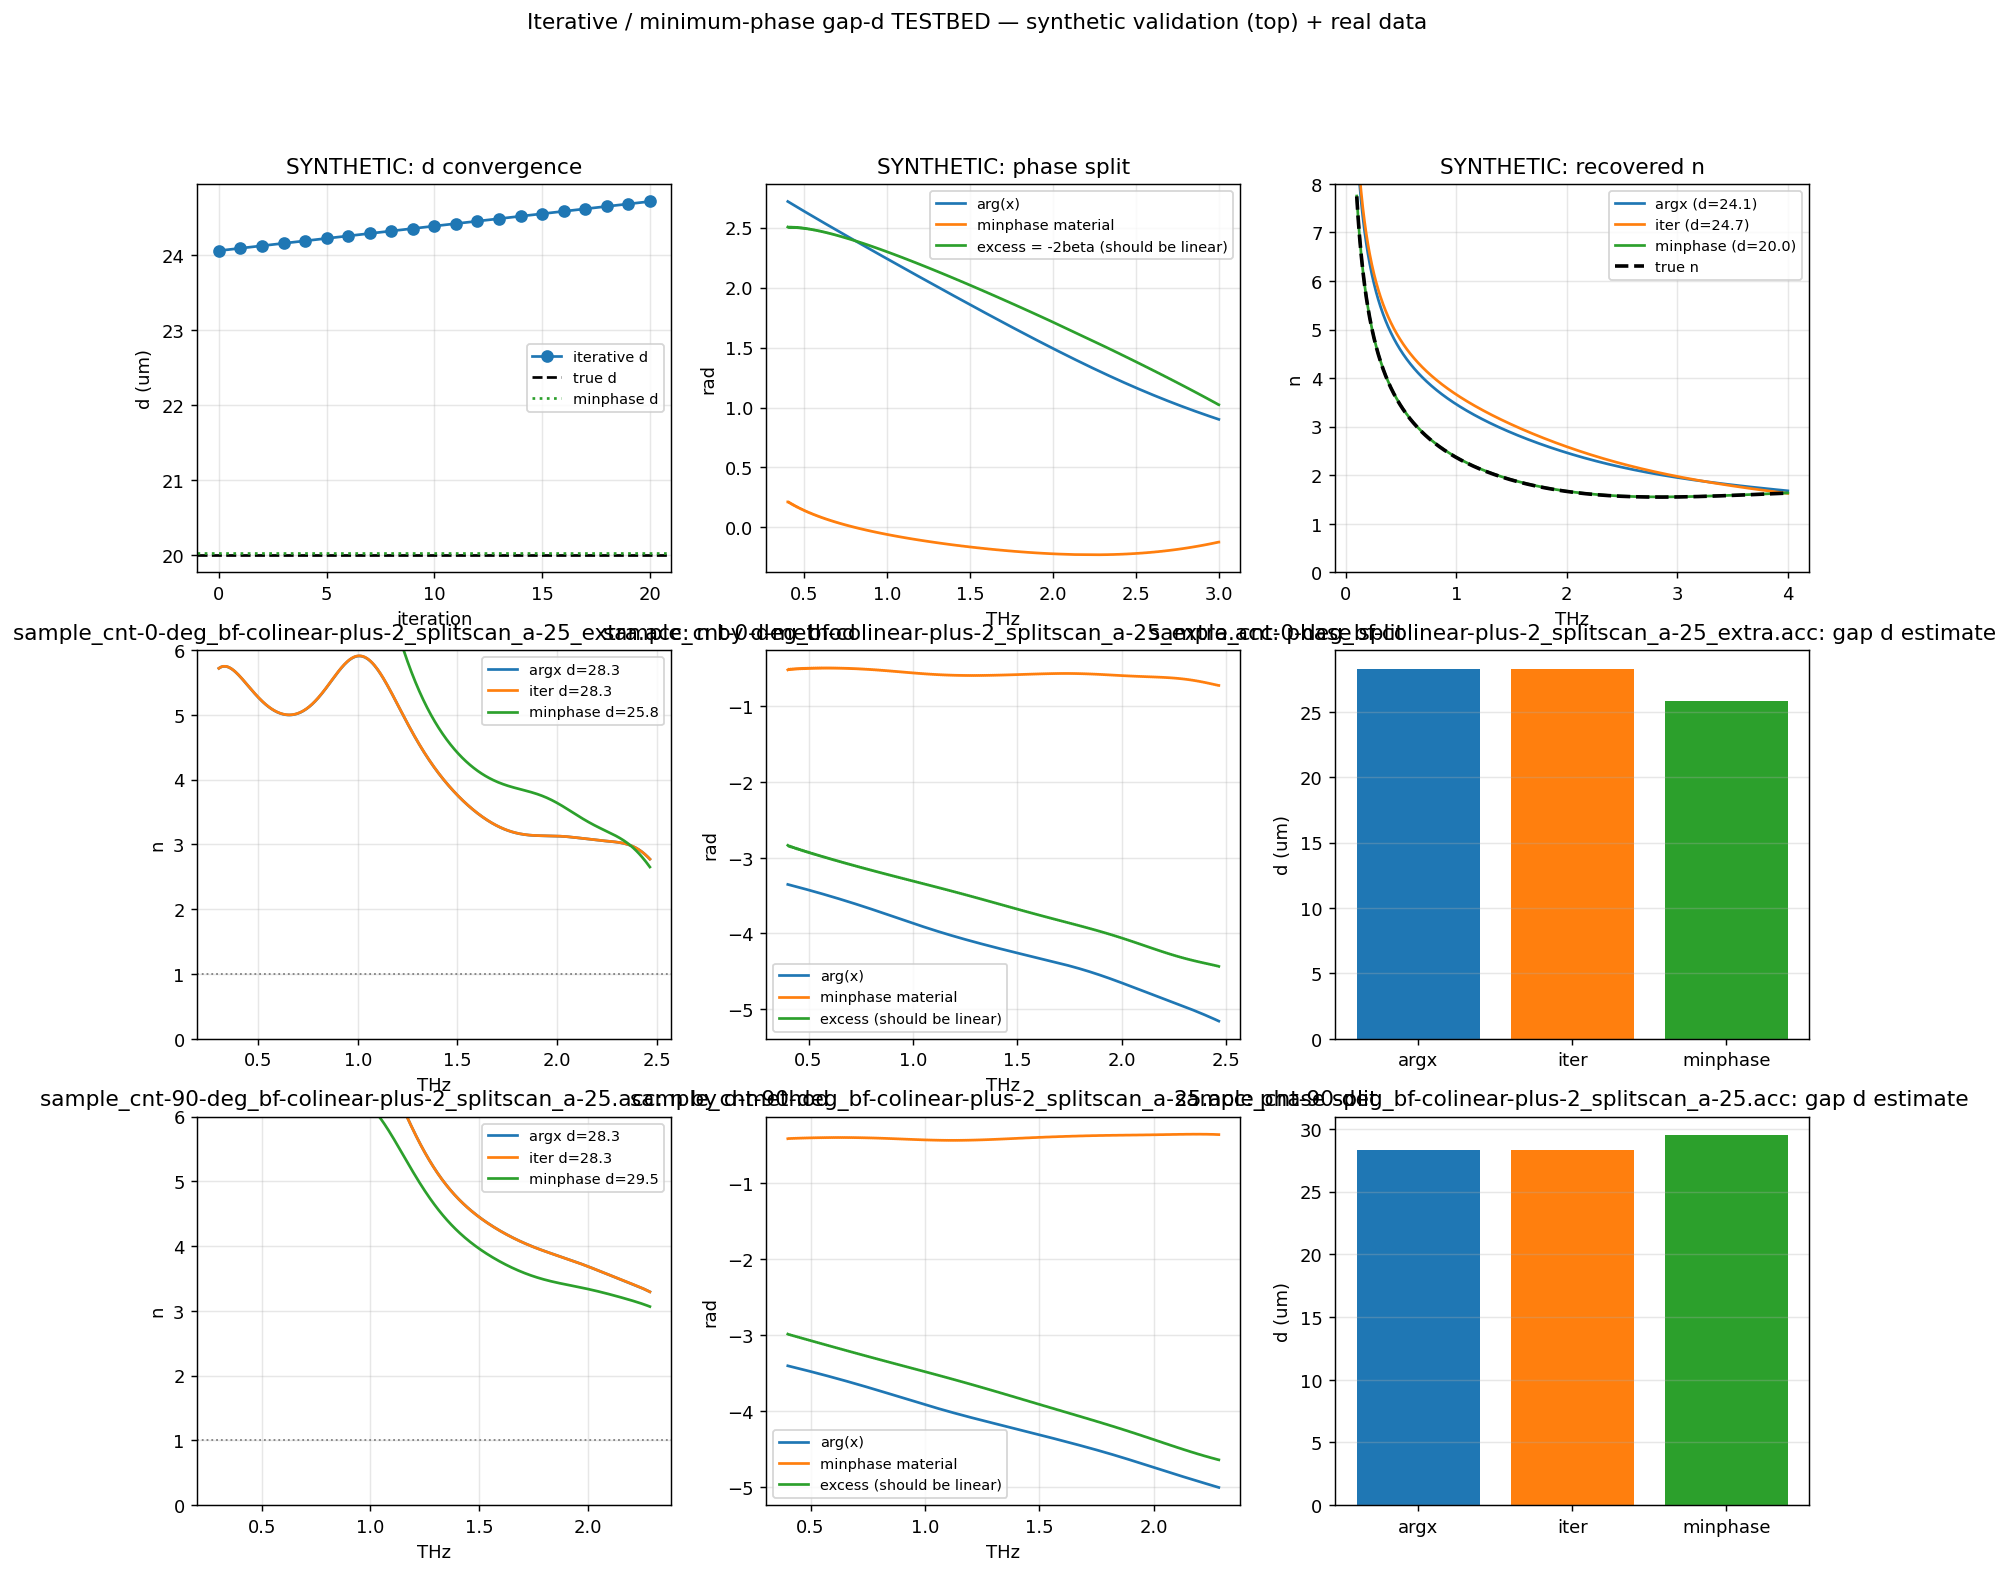

Python code for this plot:
"""Iterative gap-thickness (d) refinement for the air-gap de-embed — a TESTBED.

Read this before trusting any number it prints.

The core difficulty (state it plainly): after the exact de-embed
    x = (r_meas - r_front)/(1 - r_front r_meas) = r_back * e^{-i 2beta(d)}
we must split arg(x) into the material phase arg(r_back) and the gap's linear phase
2beta(d) = (omega/c) 2 d cos(theta_gap).  A pure linear fit to arg(x) attributes ALL of
its linear trend to the gap — but a conductor's r_back ALSO has a roughly linear phase
trend, so the fit is BIASED (over-estimates d, over-lifts n).  This is a genuine
degeneracy; breaking it REQUIRES an assumption.  This script implements two, side by
side, and tests them against synthetic ground truth so we can SEE which assumption holds:

  A) ITERATIVE smooth-material anchor (the literal "iterate" idea).
     Assumption: the material n(omega), k(omega) are smooth (low-order polynomial).
     Loop: invert with current d -> smooth n,k -> model arg(r_back) -> residual slope -> d.
     WARNING: if the true material phase is itself smooth, smoothing returns it unchanged
     and the iteration barely moves off its (biased) start — i.e. this assumption does NOT
     reliably break the degeneracy.  Included precisely so we can watch it fail/succeed.

  B) MINIMUM-PHASE (causality) anchor.
     Assumption: r_back is minimum-phase, so its phase is fixed by its magnitude
     (|x| = |r_back| exactly for a lossless gap) via the Hilbert transform of ln|x|.
     This is determined by the MAGNITUDE, independent of the measured phase, so it CAN
     break the degeneracy in one shot.  Whether the assumption is valid for r_{air->CNT}
     is the open question — the synthetic test checks it directly.

A third, assumption-light route (NOT phase-based) is d from the second-reflection pulse
round-trip DELAY (cross-correlation) — the cleanest, deferred to the pipeline-data step.

Nothing here is a settled method.  It is scaffolding for tomorrow's plan.

Run:  PYTHONPATH=. ../.venv/Scripts/python.exe explorations/deembed_air_gap_iterative.py
"""

from __future__ import annotations

import os

import numpy as np
from scipy.signal import hilbert

import thz_core.thz_core as core

# Reuse the validated prototype primitives and the real-data pipeline runner.
from explore_air_gap_deembedding import (
    SPEED_OF_LIGHT_M_PER_S, REFRACTIVE_INDEX_SIO2, REFRACTIVE_INDEX_AIR,
    internal_angles, gap_round_trip_phase, fabry_perot_reflection,
    deembed_gap_layer, planted_cnt_index,
)

import matplotlib
matplotlib.use("Agg")
import matplotlib.pyplot as plt


def _band_mask(frequency_hz, mask, band_hz):
    return mask & np.isfinite(frequency_hz) & (frequency_hz >= band_hz[0]) & (frequency_hz <= band_hz[1])


def gap_from_linear_slope(frequency_hz, residual_phase, in_band, gap_angle_rad):
    """d from the linear slope of a (supposedly pure -2beta) residual phase vs omega."""
    omega = 2.0 * np.pi * frequency_hz[in_band]
    phase = residual_phase[in_band]
    slope, _ = np.polyfit(omega, phase, 1)
    return float(-slope * SPEED_OF_LIGHT_M_PER_S / (2.0 * np.cos(gap_angle_rad)))


# ── Method A: iterative smooth-material anchor ──────────────────────────────


def estimate_gap_iterative_smooth(
    frequency_hz, x_complex, mask, gap_angle_rad, band_hz,
    smooth_order=3, max_iterations=20, tolerance_m=2e-8,
):
    """Iteratively refine d assuming the material n,k are smooth (low-order poly).

    Returns (d, history, diagnostics).  See module docstring for the assumption and
    its known weakness (smoothing a smooth phase is near-identity -> weak refinement).
    """
    in_band = _band_mask(frequency_hz, mask, band_hz)
    omega = 2.0 * np.pi * frequency_hz
    arg_x = np.unwrap(np.angle(x_complex))

    # Initial d: the raw (biased) linear-slope of arg(x) itself.
    gap_thickness_m = gap_from_linear_slope(frequency_hz, arg_x, in_band, gap_angle_rad)
    history = [gap_thickness_m]

    for _ in range(max_iterations):
        reflection_back = x_complex * np.exp(1j * gap_round_trip_phase(frequency_hz, gap_thickness_m, gap_angle_rad))
        n, k, _ = core.invert_nk_reflection(
            frequency_hz, reflection_back, mask, theta_rad=gap_angle_rad, n_incident=REFRACTIVE_INDEX_AIR)

        # Smooth the recovered n,k over the band (the assumption made explicit).
        freq_band = frequency_hz[in_band]
        n_poly = np.polyval(np.polyfit(freq_band, n[in_band], smooth_order), frequency_hz)
        k_poly = np.polyval(np.polyfit(freq_band, k[in_band], smooth_order), frequency_hz)
        model_reflection = core.fresnel_reflection_s(
            REFRACTIVE_INDEX_AIR, n_poly - 1j * k_poly, gap_angle_rad)

        # Residual phase = arg(x) - arg(model material).  If d were right this is -2beta.
        residual = arg_x - np.unwrap(np.angle(model_reflection))
        new_gap_thickness_m = gap_from_linear_slope(frequency_hz, residual, in_band, gap_angle_rad)
        history.append(new_gap_thickness_m)
        if abs(new_gap_thickness_m - gap_thickness_m) < tolerance_m:
            gap_thickness_m = new_gap_thickness_m
            break
        gap_thickness_m = new_gap_thickness_m

    return gap_thickness_m, np.array(history), {}


# ── Method B: minimum-phase (causality) anchor ──────────────────────────────


def minimum_phase_from_magnitude(magnitude):
    """Minimum-phase phase consistent with a magnitude spectrum (Hilbert of ln|.|).

    Approximate: uses scipy's analytic-signal Hilbert on the band-limited ln|magnitude|,
    so it carries edge effects.  Good enough to test the idea; a cepstral version with
    out-of-band extrapolation would be the production form.
    """
    log_magnitude = np.log(np.maximum(magnitude, 1e-12))
    return -np.imag(hilbert(log_magnitude))


def estimate_gap_minimum_phase(frequency_hz, x_complex, mask, gap_angle_rad, band_hz):
    """d from the excess phase arg(x) - phi_minphase(|x|), which should be pure -2beta."""
    in_band = _band_mask(frequency_hz, mask, band_hz)
    material_phase = minimum_phase_from_magnitude(np.abs(x_complex))
    excess = np.unwrap(np.angle(x_complex)) - material_phase
    gap_thickness_m = gap_from_linear_slope(frequency_hz, excess, in_band, gap_angle_rad)
    return gap_thickness_m, dict(material_phase=material_phase, excess=excess, in_band=in_band)


# ── Synthetic ground-truth test (does each method recover a KNOWN d?) ─────────


def synthetic_test():
    frequency_hz = np.linspace(0.1e12, 4.0e12, 1000)
    theta_sio2, theta_gap = internal_angles()
    band_hz = (0.4e12, 3.0e12)
    mask = np.ones(frequency_hz.size, dtype=bool)
    true_gap_m = 20e-6

    n_cnt = planted_cnt_index(frequency_hz)
    reflection_front = core.fresnel_reflection_s(REFRACTIVE_INDEX_SIO2, REFRACTIVE_INDEX_AIR, theta_sio2)
    reflection_back_true = core.fresnel_reflection_s(REFRACTIVE_INDEX_AIR, n_cnt, theta_gap)
    round_trip = gap_round_trip_phase(frequency_hz, true_gap_m, theta_gap)
    reflection_measured = fabry_perot_reflection(reflection_front, reflection_back_true, round_trip)

    x = deembed_gap_layer(reflection_measured, reflection_front)

    in_band = _band_mask(frequency_hz, mask, band_hz)
    d_argx = gap_from_linear_slope(frequency_hz, np.unwrap(np.angle(x)), in_band, theta_gap)
    d_iter, history, _ = estimate_gap_iterative_smooth(frequency_hz, x, mask, theta_gap, band_hz)
    d_minphase, mp_diag = estimate_gap_minimum_phase(frequency_hz, x, mask, theta_gap, band_hz)

    print("=== SYNTHETIC TEST (planted Drude CNT, known gap) ===")
    print(f"  true gap d            = {true_gap_m*1e6:.2f} um")
    print(f"  d (arg-x slope)       = {d_argx*1e6:.2f} um   (biased baseline)")
    print(f"  d (iterative smooth)  = {d_iter*1e6:.2f} um   (converged from {history[0]*1e6:.2f}, "
          f"{len(history)-1} steps)")
    print(f"  d (minimum-phase)     = {d_minphase*1e6:.2f} um")
    print(f"  -> errors: arg-x {(d_argx-true_gap_m)*1e6:+.2f} um, "
          f"iter {(d_iter-true_gap_m)*1e6:+.2f} um, minphase {(d_minphase-true_gap_m)*1e6:+.2f} um")
    return dict(frequency_hz=frequency_hz, x=x, theta_gap=theta_gap, band_hz=band_hz,
                true_gap_m=true_gap_m, d_argx=d_argx, d_iter=d_iter, d_minphase=d_minphase,
                history=history, mp_diag=mp_diag, n_true=n_cnt.real, k_true=-n_cnt.imag, mask=mask)


# ── Real-data application ────────────────────────────────────────────────────


def real_data_test():
    from compare_reflection_pathways import run_shared_axis, PIPELINE_CONFIG, short_name
    theta_sio2, theta_gap = internal_angles()
    band_hz = (0.4e12, 2.5e12)
    dataset = run_shared_axis(PIPELINE_CONFIG, eps_infinity=1.0)

    results = []
    for filename, data_obj in dataset.data.items():
        if dataset.data.is_reference(filename):
            continue
        processing = data_obj.processing_dict
        if processing.get("reflection_r") is None:
            continue
        frequency_hz = np.asarray(processing["fft_freq"], dtype=float)
        mask = np.asarray(processing["transfer_mask"], dtype=bool)
        r_meas = np.asarray(processing["reflection_r"], dtype=complex)
        r_front = complex(processing["r_reference"])
        x = deembed_gap_layer(r_meas, r_front)

        in_band = _band_mask(frequency_hz, mask, band_hz)
        d_argx = gap_from_linear_slope(frequency_hz, np.unwrap(np.angle(x)), in_band, theta_gap)
        d_iter, history, _ = estimate_gap_iterative_smooth(frequency_hz, x, mask, theta_gap, band_hz)
        d_minphase, mp_diag = estimate_gap_minimum_phase(frequency_hz, x, mask, theta_gap, band_hz)

        n_versions = {}
        for label, gap_m in (("argx", d_argx), ("iter", d_iter), ("minphase", d_minphase)):
            r_back = x * np.exp(1j * gap_round_trip_phase(frequency_hz, gap_m, theta_gap))
            n, k, _ = core.invert_nk_reflection(
                frequency_hz, r_back, mask, theta_rad=theta_gap, n_incident=REFRACTIVE_INDEX_AIR)
            n_versions[label] = (n, k, gap_m)

        name = short_name(filename)
        print(f"\n{name}: d  arg-x {d_argx*1e6:.1f}  iter {d_iter*1e6:.1f}  "
              f"minphase {d_minphase*1e6:.1f} um")
        results.append((name, frequency_hz, mask, x, n_versions, mp_diag, band_hz))
    return results


def make_figure(synthetic, real_results):
    n_real = len(real_results)
    figure, axes = plt.subplots(1 + n_real, 3, figsize=(16, 4.4 * (1 + n_real)), squeeze=False)
    figure.suptitle("Iterative / minimum-phase gap-d TESTBED — synthetic validation (top) + real data", fontsize=12)

    # Synthetic row: d-convergence, excess-phase linearity, recovered n.
    f_thz = synthetic["frequency_hz"] * 1e-12
    ax = axes[0][0]
    ax.plot(synthetic["history"] * 1e6, "o-", label="iterative d")
    ax.axhline(synthetic["true_gap_m"] * 1e6, color="k", ls="--", label="true d")
    ax.axhline(synthetic["d_minphase"] * 1e6, color="C2", ls=":", label="minphase d")
    ax.set_title("SYNTHETIC: d convergence"); ax.set_xlabel("iteration"); ax.set_ylabel("d (um)")
    ax.legend(fontsize=8); ax.grid(alpha=0.3)

    ax = axes[0][1]
    diag = synthetic["mp_diag"]
    ib = diag["in_band"]
    ax.plot(f_thz[ib], np.unwrap(np.angle(synthetic["x"]))[ib], label="arg(x)")
    ax.plot(f_thz[ib], diag["material_phase"][ib], label="minphase material")
    ax.plot(f_thz[ib], diag["excess"][ib], label="excess = -2beta (should be linear)")
    ax.set_title("SYNTHETIC: phase split"); ax.set_xlabel("THz"); ax.set_ylabel("rad")
    ax.legend(fontsize=8); ax.grid(alpha=0.3)

    ax = axes[0][2]
    for label, gap_m in (("argx", synthetic["d_argx"]), ("iter", synthetic["d_iter"]), ("minphase", synthetic["d_minphase"])):
        r_back = synthetic["x"] * np.exp(1j * gap_round_trip_phase(synthetic["frequency_hz"], gap_m, synthetic["theta_gap"]))
        n, _, _ = core.invert_nk_reflection(
            synthetic["frequency_hz"], r_back, synthetic["mask"], theta_rad=synthetic["theta_gap"], n_incident=REFRACTIVE_INDEX_AIR)
        ax.plot(f_thz, n, label=f"{label} (d={gap_m*1e6:.1f})")
    ax.plot(f_thz, synthetic["n_true"], "k--", lw=2, label="true n")
    ax.set_ylim(0, 8); ax.set_title("SYNTHETIC: recovered n"); ax.set_xlabel("THz"); ax.set_ylabel("n")
    ax.legend(fontsize=8); ax.grid(alpha=0.3)

    # Real rows: n for each d method, excess-phase linearity, d bar.
    for row, (name, frequency_hz, mask, x, n_versions, mp_diag, band_hz) in enumerate(real_results, start=1):
        f_thz = frequency_hz * 1e-12
        plot_band = _band_mask(frequency_hz, mask, (0.3e12, 2.5e12))
        ax = axes[row][0]
        for label, (n, k, gap_m) in n_versions.items():
            ax.plot(f_thz[plot_band], n[plot_band], label=f"{label} d={gap_m*1e6:.1f}")
        ax.axhline(1.0, color="0.5", ls=":", lw=1.0)
        ax.set_ylim(0, 6); ax.set_title(f"{name}: n by d-method"); ax.set_xlabel("THz"); ax.set_ylabel("n")
        ax.legend(fontsize=8); ax.grid(alpha=0.3)

        ax = axes[row][1]
        ib = mp_diag["in_band"]
        ax.plot(f_thz[ib], np.unwrap(np.angle(x))[ib], label="arg(x)")
        ax.plot(f_thz[ib], mp_diag["material_phase"][ib], label="minphase material")
        ax.plot(f_thz[ib], mp_diag["excess"][ib], label="excess (should be linear)")
        ax.set_title(f"{name}: phase split"); ax.set_xlabel("THz"); ax.set_ylabel("rad")
        ax.legend(fontsize=8); ax.grid(alpha=0.3)

        ax = axes[row][2]
        labels = list(n_versions)
        ax.bar(labels, [n_versions[l][2] * 1e6 for l in labels], color=["C0", "C1", "C2"])
        ax.set_title(f"{name}: gap d estimate"); ax.set_ylabel("d (um)")
        ax.grid(alpha=0.3, axis="y")

    output_path = os.path.join(os.path.dirname(__file__), "deembed_air_gap_iterative.png")
    figure.savefig(output_path, dpi=130, bbox_inches="tight")
    return output_path


def main():
    synthetic = synthetic_test()
    real_results = real_data_test()
    output_path = make_figure(synthetic, real_results)
    print(f"\nSaved figure: {output_path}")
    print("\nReminder: every d here rests on a phase assumption (smoothness or minimum-phase).")
    print("The assumption-light check is d from the 2nd-reflection pulse delay — next.")


if __name__ == "__main__":
    main()
